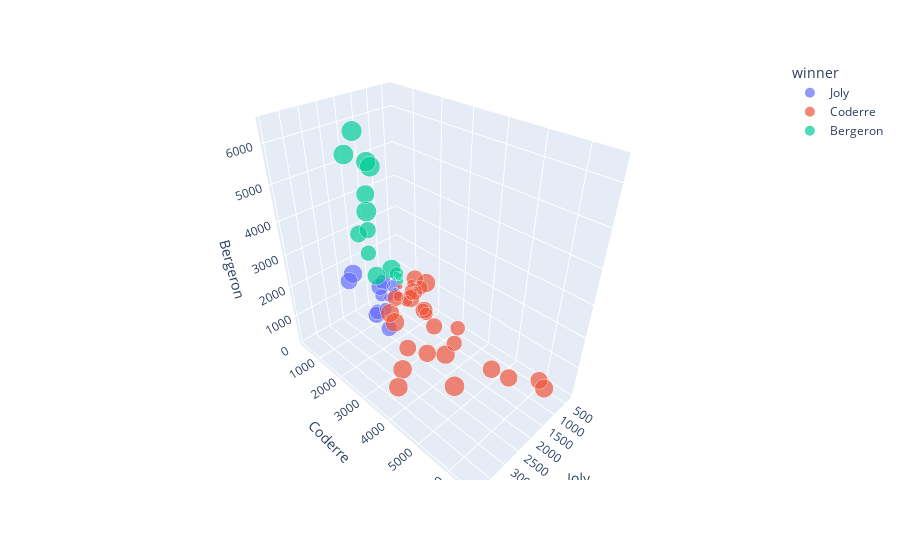

Notebook code cell kept with this figure:
### Code cell
import plotly.express as px
df = px.data.election()
fig = px.scatter_3d(df, x="Joly", y="Coderre", z="Bergeron", color="winner", size="total", hover_name="district")
fig.show()

### Figure 1 — Plotly figure (JSON) as saved in the notebook; plotly's stock layout.template omitted (floating-point values rounded to 4 significant figures)
{"data": [{"hovertemplate": "<b>%{hovertext}</b><br><br>winner=Joly<br>Joly=%{x}<br>Coderre=%{y}<br>Bergeron=%{z}<br>total=%{marker.size}<extra></extra>", "hovertext": ["101-Bois-de-Liesse", "102-Cap-Saint-Jacques", "161-Saint-HenriPetite-BourgognePointe-Saint-Charles", "172-Desmarchais-Crawford", "181-Peter-McGill", "182-Saint-Jacques", "33-Snowdon", "34-Notre-Dame-de-Grâce", "35-Loyola", "41-du Canal", "43-Fort-Rolland", "61-Pierre-Foretier", "62-Denis-Benjamin-Viger", "63-Jacques-Bizard"], "legendgroup": "Joly", "marker": {"color": "#636efa", "size": [7334, 6363, 9378, 7956, 4099, 6357, 4687, 7688, 6125, 3263, 4438, 1887, 1889, 1432], "sizemode": "area", "sizeref": 27.62, "symbol": "circle"}, "mode": "markers", "name": "Joly", "scene": "scene", "showlegend": true, "type": "scatter3d", "x": [3024, 2675, 3578, 2849, 1894, 2282, 1636, 3262, 2648, 1266, 1908, 998, 1068, 690], "y": [2481, 2525, 2432, 2476, 1451, 1906, 1548, 1773, 2040, 1165, 1325, 631, 595, 518], "z": [1829, 1163, 3368, 2631, 754, 2169, 1503, 2653, 1437, 832, 1205, 258, 226, 224]}, {"hovertemplate": "<b>%{hovertext}</b><br><br>winner=Coderre<br>Joly=%{x}<br>Coderre=%{y}<br>Bergeron=%{z}<br>total=%{marker.size}<extra></extra>", "hovertext": ["11-Sault-au-Récollet", "12-Saint-Sulpice", "121-La Pointe-aux-Prairies", "122-Pointe-aux-Trembles", "123-Rivière-des-Prairies", "134-Marie-Victorin", "14-Bordeaux-Cartierville", "141-Côte-de-Liesse", "142-Norman-McLaren", "151-Saint-Léonard-Est", "152-Saint-Léonard-Ouest", "162-Saint-PaulÉmard", "171-ChamplainL'Île-des-Soeurs", "191-Saint-Michel", "192-François-Perrault", "194-Parc-Extension", "21-Ouest", "22-Est", "23-Centre", "31-Darlington", "42-J.-Émery-Provost", "51-Sault-Saint-Louis", "52-Cecil-P.-Newman", "64-Sainte-Geneviève", "71-Tétreaultville", "74-Louis-Riel", "81-Marie-Clarac", "82-Ovide-Clermont", "91-Claude-Ryan"], "legendgroup": "Coderre", "marker": {"color": "#EF553B", "size": [8650, 8316, 10546, 9465, 8351, 9259, 7247, 9587, 8385, 6454, 8479, 7096, 9200, 5872, 7583, 5615, 3951, 3469, 4663, 4287, 3003, 9560, 7809, 789, 9737, 8025, 9111, 8060, 2062], "sizemode": "area", "sizeref": 27.62, "symbol": "circle"}, "mode": "markers", "name": "Coderre", "scene": "scene", "showlegend": true, "type": "scatter3d", "x": [2532, 2543, 3330, 2852, 1656, 2431, 2081, 3959, 2822, 1641, 1908, 2438, 3291, 1220, 2039, 1402, 1076, 1172, 1286, 1232, 1157, 3717, 2943, 326, 3454, 2338, 1435, 1051, 423], "y": [3348, 3252, 5456, 4734, 5737, 3673, 3612, 4308, 4104, 3931, 5387, 2566, 3347, 3668, 2878, 2420, 2184, 1589, 2526, 1873, 1193, 4201, 3536, 332, 3694, 3509, 6591, 6229, 996], "z": [2770, 2521, 1760, 1879, 958, 3155, 1554, 1320, 1459, 882, 1184, 2092, 2562, 984, 2666, 1793, 691, 708, 851, 1182, 653, 1642, 1330, 131, 2589, 2178, 1085, 780, 643]}, {"hovertemplate": "<b>%{hovertext}</b><br><br>winner=Bergeron<br>Joly=%{x}<br>Coderre=%{y}<br>Bergeron=%{z}<br>total=%{marker.size}<extra></extra>", "hovertext": ["111-Mile-End", "112-DeLorimier", "113-Jeanne-Mance", "13-Ahuntsic", "131-Saint-Édouard", "132-Étienne-Desmarteau", "133-Vieux-Rosemont", "183-Sainte-Marie", "193-Villeray", "32-Côte-des-Neiges", "72-MaisonneuveLongue-Pointe", "73-Hochelaga", "92-Joseph-Beaubien", "93-Robert-Bourassa", "94-Jeanne-Sauvé"], "legendgroup": "Bergeron", "marker": {"color": "#00cc96", "size": [9030, 10747, 7370, 9282, 11050, 10867, 10866, 6445, 10802, 5172, 9135, 7900, 1965, 1330, 1678], "sizemode": "area", "sizeref": 27.62, "symbol": "circle"}, "mode": "markers", "name": "Bergeron", "scene": "scene", "showlegend": true, "type": "scatter3d", "x": [2514, 3044, 2316, 2873, 2815, 2788, 3234, 2271, 2782, 1578, 3139, 2675, 592, 419, 489], "y": [1734, 1770, 1455, 2979, 1827, 2331, 2670, 1347, 2201, 1644, 2746, 1546, 540, 446, 491], "z": [4782, 5933, 3599, 3430, 6408, 5748, 4962, 2827, 5819, 1950, 3250, 3679, 833, 465, 698]}], "layout": {"legend": {"itemsizing": "constant", "title": {"text": "winner"}, "tracegroupgap": 0}, "margin": {"t": 60}, "scene": {"domain": {"x": [0, 1], "y": [0, 1]}, "xaxis": {"title": {"text": "Joly"}}, "yaxis": {"title": {"text": "Coderre"}}, "zaxis": {"title": {"text": "Bergeron"}}}}}
